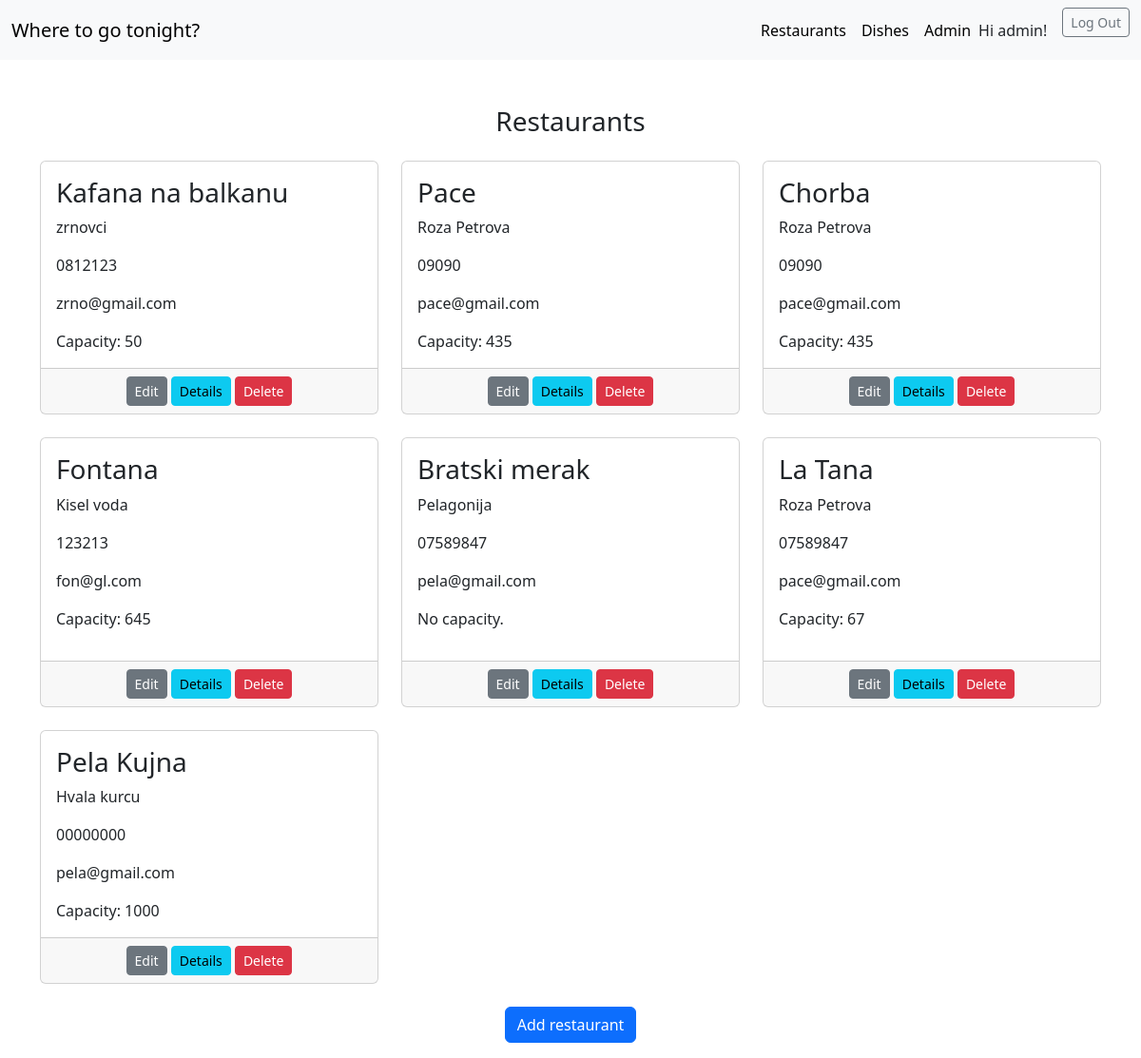
The page /restaurants/ (signed in) on the database its author committed.
### restapp/models.py (models this page shows, shortened)
class Restaurant(models.Model):
    name = models.CharField(max_length=30)
    address = models.CharField(max_length=30)
    phone = models.CharField(max_length=30)
    email = models.EmailField()
    capacity = models.IntegerField()

### restapp/views.py (the view)
# urls.py: path('restaurants/', restaurants, name="restaurants"),
def restaurants(request):
    restaurants = Restaurant.objects.all()
    return render(request, "restaurants.html", {"restaurants": restaurants, "new_var": 1})

### restapp/templates/restaurants.html
{% extends "base.html" %}
{% block content %}
    <div class="container mt-5">
        <h3 class="text-center mb-4">Restaurants</h3>
        <div class="row">
            {% for r in restaurants %}
                <div class="col-md-4 mb-4">
                    <div class="card h-100">
                        <div class="card-body">
                            <h3 class="card-title">{{ r.name }}</h3>
                            <p class="card-text">{{ r.address }}</p>
                            <p class="card-text">{{ r.phone }}</p>
                            <p class="card-text">{{ r.email }}</p>
                            <p class="card-text">
                                {% if r.capacity > 10 %}
                                    Capacity: {{ r.capacity }}
                                {% else %}
                                    <p>No capacity.</p>
                                {% endif %}
                            </p>
                        </div>
                        <div class="card-footer text-center">
                            <a href="{% url 'edit restaurant' r.id %}" class="btn btn-secondary btn-sm">Edit</a>
                            <a href="{% url 'restaurant details' r.id %}" class="btn btn-info btn-sm">Details</a>
                            <a href="{% url 'delete restaurant' r.id %}" class="btn btn-danger btn-sm">Delete</a>
                        </div>
                    </div>
                </div>
            {% endfor %}
        </div>
        <div class="text-center mb-3">
            <a href="{% url 'Add restaurant' %}" class="btn btn-primary">Add restaurant</a>
        </div>
    </div>
{% endblock %}

### restapp/templates/base.html (shortened to what this page needs)
<html>
<head>
    <link rel="stylesheet" href="https://cdnjs.cloudflare.com/ajax/libs/font-awesome/6.0.0-beta3/css/all.min.css">
    <link href="https://cdn.jsdelivr.net/npm/bootstrap@5.3.3/dist/css/bootstrap.min.css" rel="stylesheet">
</head>
<body  style="background-image: url('https://static.vecteezy.com/system/resources/previews/009/752/658/original/abstract-white-and-grey-background-subtle-abstract-background-blurred-patterns-light-pale-background-free-vector.jpg')">
<nav class="navbar navbar-expand-lg bg-body-tertiary">
    <div class="container-fluid">
        <a class="navbar-brand" href="{% url 'index' %}">Where to go tonight?</a>
        <div class="collapse navbar-collapse" id="navbarSupportedContent">
            <ul class="navbar-nav ms-auto mb-2 mb-lg-0">
                <li class="nav-item">
                    <a class="nav-link active" aria-current="page" href="{% url 'restaurants' %}">Restaurants</a>
                </li>
                <li class="nav-item">
                    <a class="nav-link active" aria-current="page" href="{% url 'dishes' %}">Dishes</a>
                </li>
                <li class="nav-item">
                    <a class="nav-link active" aria-current="page" href="#">Admin</a>
                </li>
            </ul>
            <div class="d-flex align-items-center">
                {% if user.is_authenticated %}
                    <span class="me-3">Hi {{ user.username }}!</span>
                    <form action="{% url 'logout' %}" method="post" class="d-inline">
                        <button type="submit" class="btn btn-outline-secondary btn-sm">Log Out</button>
                    </form>
                {% else %}
                    <a href="{% url 'login' %}" class="btn btn-outline-primary btn-sm ms-3">Log In</a>
                {% endif %}
            </div>
        </div>
    </div>
</nav>
<div>
    {% block content %} {% endblock %}
</div>
</body>
</html>

### rows shown on the page
Restaurant: name "Kafana na balkanu", address "zrnovci", phone "0812123", email "zrno@gmail.com", capacity "50"
Restaurant: name "Pace", address "Roza Petrova", phone "09090", email "pace@gmail.com", capacity "435"
Restaurant: name "Chorba", address "Roza Petrova", phone "09090", email "pace@gmail.com", capacity "435"
Restaurant: name "Fontana", address "Kisel voda", phone "123213", email "fon@gl.com", capacity "645"
Restaurant: name "Bratski merak", address "Pelagonija", phone "07589847", email "pela@gmail.com", capacity "No capacity."
Restaurant: name "La Tana", address "Roza Petrova", phone "07589847", email "pace@gmail.com", capacity "67"
Restaurant: name "Pela Kujna", address "Hvala kurcu", phone "00000000", email "pela@gmail.com", capacity "1000"

### other values the page prints
{{ user.username }} "admin"
